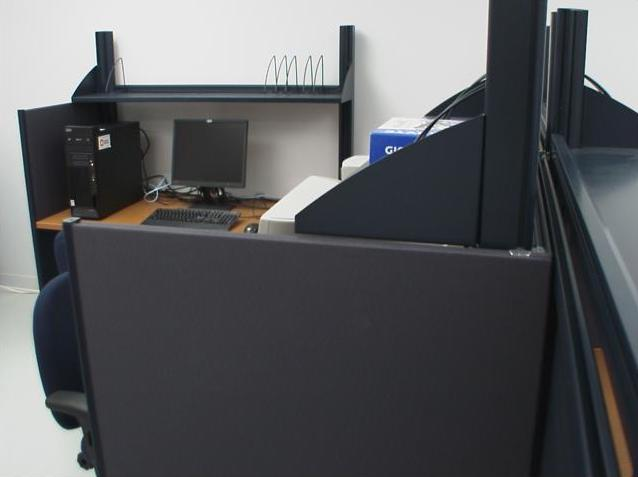
#> input picture bureau.jpg, 638 x 477 px
$ jupyter execute DoG.ipynb
#> lines starting #> are read from the running program, lines starting #| are printed output that depends on the picture
<a href="https://colab.research.google.com/github/gabilodeau/INF6804/blob/master/DoG.ipynb" target="_parent"></a>

INF6804 Vision par ordinateur

Polytechnique Montréal

Exemple d'une différence de Gaussiennes

[cell 1]
import cv2
import os
import matplotlib.pyplot as plt
import numpy as np

Lecture d'une image et affichage.

[cell 2]
image_name = 'bureau.jpg'
if not os.path.exists(image_name):
  !gdown https://raw.githubusercontent.com/gabilodeau/INF6804/master/images/bureau.jpg

[cell 3]
image = cv2.imread('bureau.jpg',cv2.IMREAD_GRAYSCALE)
#> image: shape (477, 638); min 0, max 255, mean 91.7
plt.figure(figsize = (10,10))
plt.imshow(image,cmap = plt.get_cmap('gray'))
plt.show()

Convolution de l'image avec deux filtres Gaussiens d'écart-types différents. Le deuxième filtre rend l'image plus flou.

[cell 4]
convavecGauss1 = cv2.GaussianBlur(image.astype(float),(5,5),3)
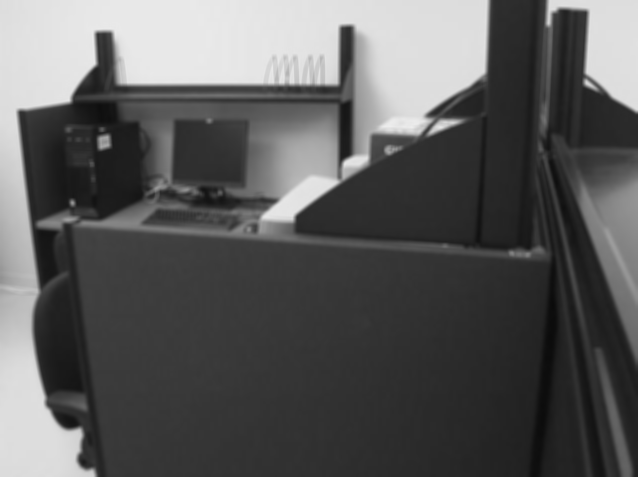
#> convavecGauss1: shape (477, 638) float64; min 10.99, max 237.6, mean 91.7
convavecGauss2 = cv2.GaussianBlur(image.astype(float),(5,5),5)

f, axarr = plt.subplots(1, 2, figsize=(18,15))
axarr[0].imshow(convavecGauss1.astype('uint8'),cmap = plt.get_cmap('gray'))
axarr[1].imshow(convavecGauss2.astype('uint8'),cmap = plt.get_cmap('gray'))
plt.show()
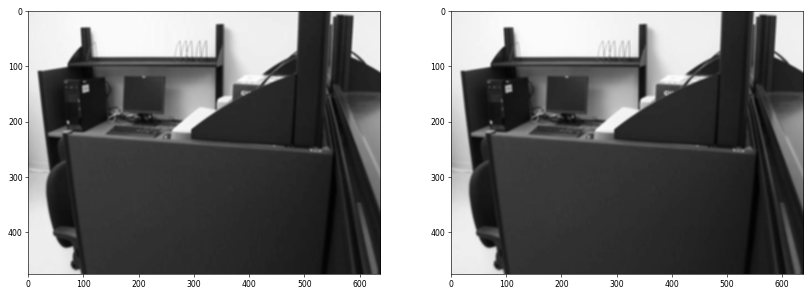
#> figure drawn by matplotlib, 2 panels

La différence de Gaussiennes est la différence des deux images convoluées avec les filtres Gaussiens.

[cell 5]
difGauss = np.absolute(convavecGauss1.astype(float)-convavecGauss2.astype(float)) #Fait le calcul en float.
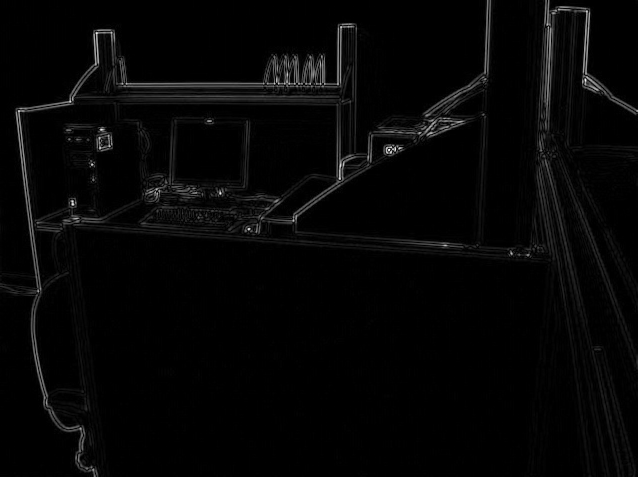
#> difGauss: shape (477, 638) float64; min 0, max 3.8, mean 0.0921; drawn with min black and max white

difGauss = difGauss * 255/np.max(difGauss) #Mise à l'échelle pour affichage
plt.figure(figsize = (10,10))
plt.imshow(difGauss.astype('uint8'),cmap = plt.get_cmap('binary')) #Plus foncé = valeur plus élevée
plt.show()
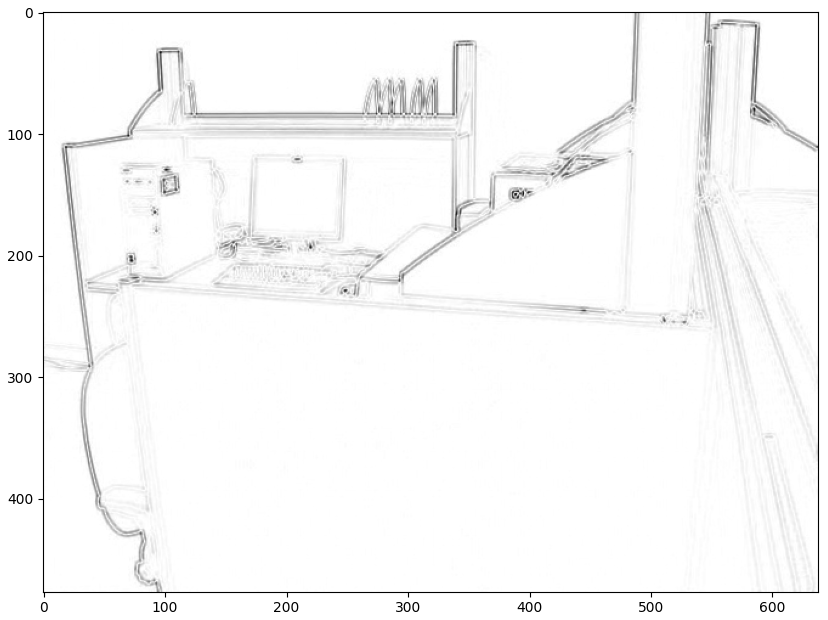
#> figure drawn by matplotlib, 1 panel
